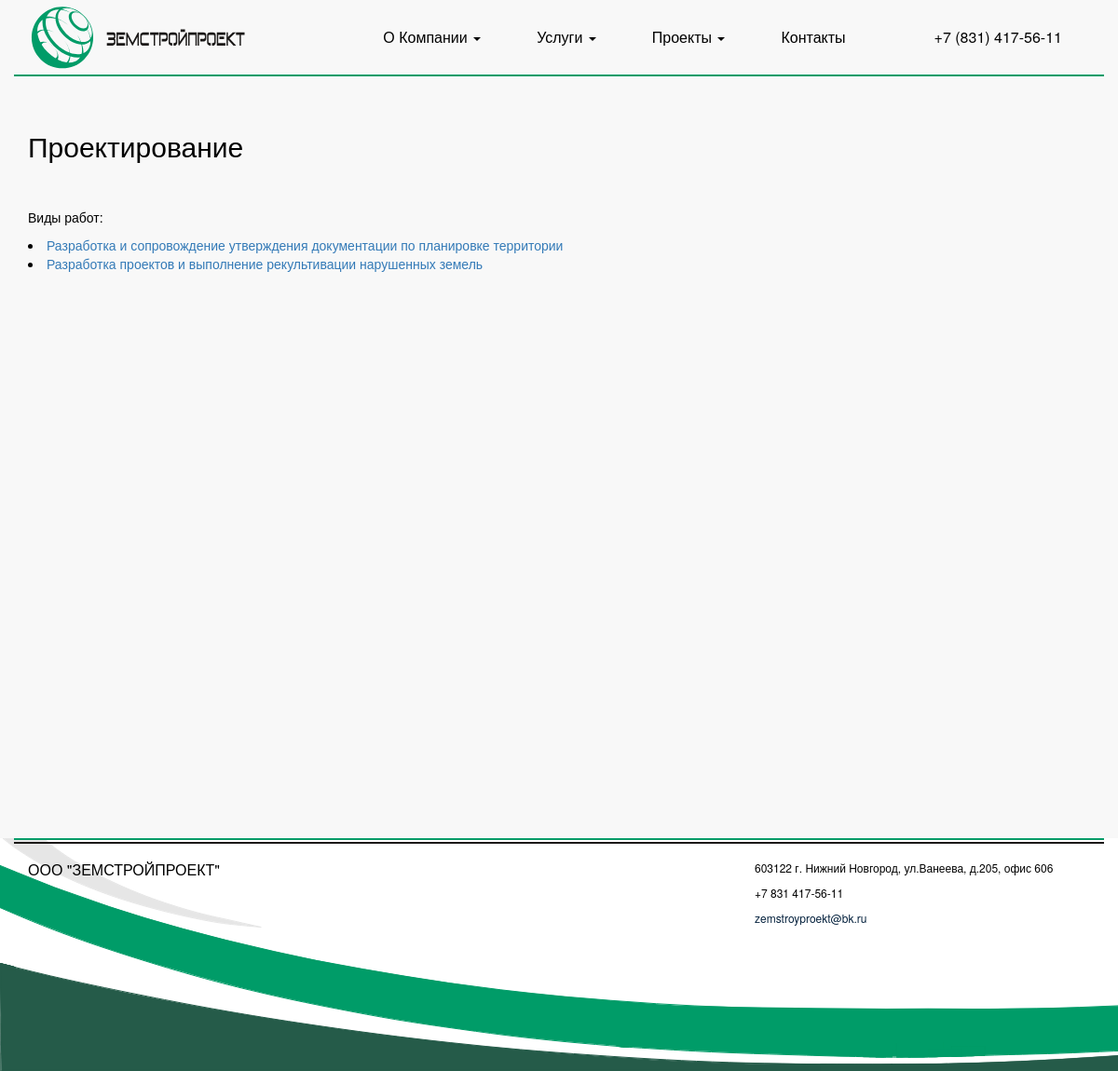
The page /services/groupservices/2/ on the database its author committed.
### Services/models.py (models this page shows, shortened)
class GroupServices(models.Model):
    first_name = models.CharField(max_length=100)
    text = HTMLField(blank=True)
    icone = models.FileField(upload_to = 'img/')
    def get_services(self):
        return Service.objects.filter(GroupServices=self)
    class Meta:
        verbose_name = u"Группа услуг"
        verbose_name_plural = u"Группы услуг"

class Service(models.Model):
    title = models.CharField(max_length=100)
    text = HTMLField()
    GroupServices = models.ForeignKey(GroupServices)
    class Meta:
        verbose_name = u"Услуга"
        verbose_name_plural = u"Услуги"

### Services/views.py (the view)
# urls.py: url(r'^groupservices/(?P<pk>\d+)/$', GroupDetailView.as_view()),
class GroupDetailView(DetailView): # детализированное представление модели
    model = GroupServices

### Services/templatetags/show_dropdown_menu_services.py (called while the page is built)
@register.inclusion_tag("dropdown_menu_services.html")
def show_dropdown_menu():
    new_service = Service.objects.values('id','title').order_by("title")
    return {'new_service': new_service}

### Services/templates/Services/groupservices_detail.html (shortened to what this page needs)
{% extends 'base.html' %}
{% block content %}
    <div class="service">
        <h2>{{ groupservices.first_name }}</h2>
        <br/>
        <br/>
        <p>Виды работ:</p>
        {% for result in groupservices.get_services %}
            <li><a href="/services/{{ result.id }}">{{ result.title }}</a></li>
        {% endfor %}
    </div>
{% endblock %}

### static/css/theme.css (style rules this page uses)
body { color: black; }

### rows shown on the page
GroupServices: first_name "Проектирование"
Service: title "Разработка и сопровождение утверждения документации по планировке территории"
Service: title "Разработка проектов и выполнение рекультивации нарушенных земель"
